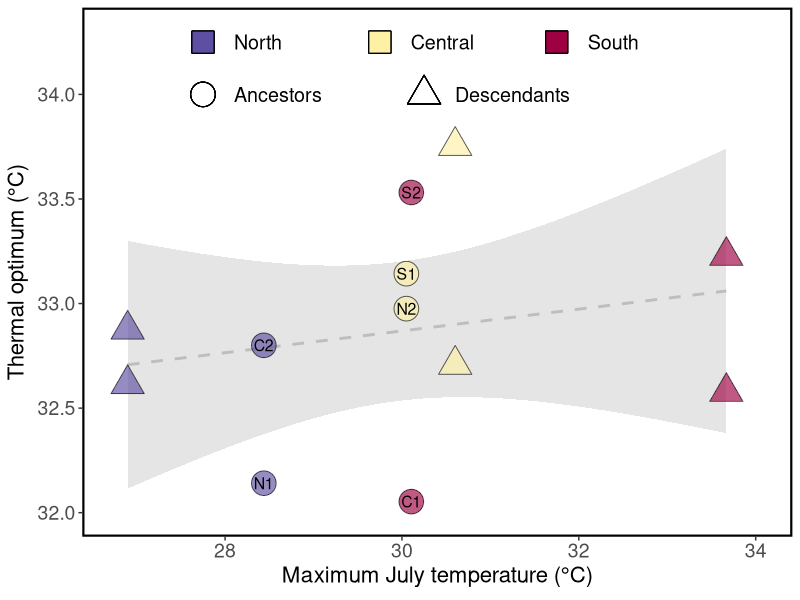
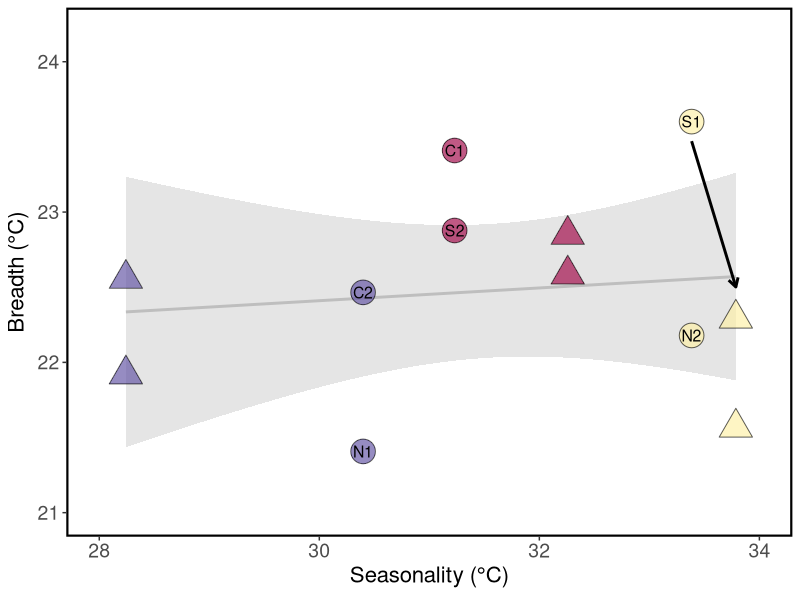
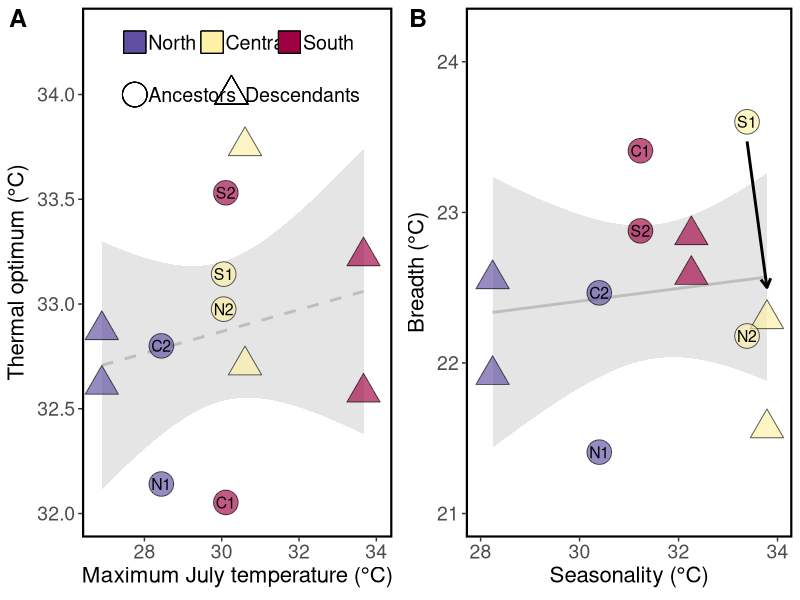
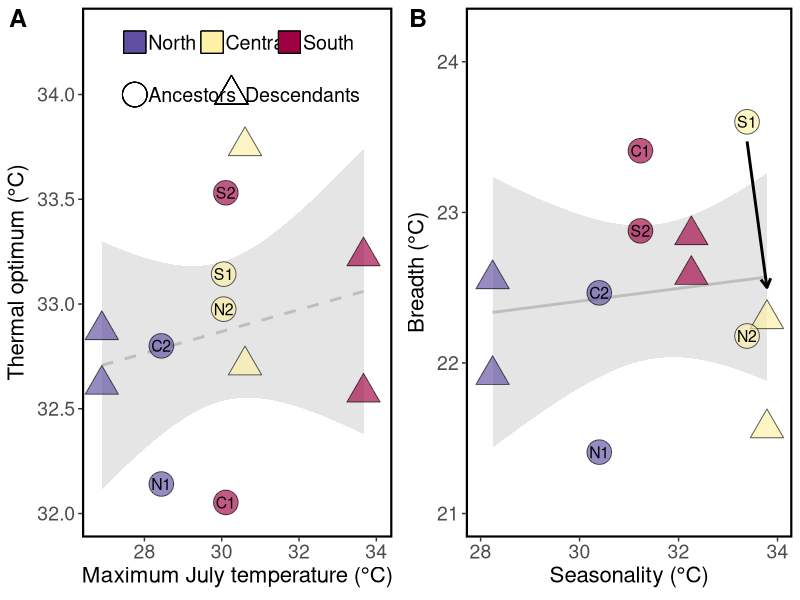

The R script that drew these images, in order:

#### PROJECT: Mimulus cardinalis TPC project
#### PURPOSE: Determine if TPC parameters are 
####          correlated with climatic data 
#### AUTHOR: Rachel Wooliver
#### DATE LAST MODIFIED: 2020-05-12 by rcw


###########################
# load packages and specify settings
###########################
library(ggplot2)
library(tidyverse)
theme_set(theme_bw())


###########################
# read in the data
###########################
popBayes_params <- read.csv("Analysis output/group_mean_params_av_zinf.csv") # these are the parameters for the group-level Bayes model of family-averaged data
avJMT <- read.csv("Processed data/average JMT by pop.csv") # population-averaged july max temp with recent anomalies
avS <- read.csv("Processed data/average seasonality by pop.csv") # population-averaged seasonality with recent anomalies



###########################
# add JMT and seasonality means and mean anomalies to tpc parameter dataset
###########################
pop_params <- popBayes_params
pop_params$meanJMT <- rep(avJMT$meanJMT, 2)
pop_params$devJMT <- rep(avJMT$avDevJMT, 2)
pop_params$meanS <- rep(avS$meanS, 2)
pop_params$devS <- rep(avS$avDevS, 2)


###########################
# add region and redo region, year, and population columns as factors
###########################
pop_params$reg <- rep(rep(c("N", "C", "S"), each=2),2)
pop_params$reg <- as.factor(pop_params$reg)
pop_params$reg <- factor(pop_params$reg, levels(pop_params$reg)[c(2,1,3)])
pop_params$year <- as.factor(pop_params$year)
pop_params$Pop <- as.factor(pop_params$Pop)
pop_params$Pop <- factor(pop_params$Pop, levels(pop_params$Pop)[rev(c(3,4,1,2,5,6))])


###########################
# shapes for years
# 2010=circle, 2017=triangle
###########################
shapes <- c(21,24)


###########################
# create datasets by year
###########################
dat2010 <- pop_params[which(pop_params$year==2010),]
dat2017 <- pop_params[which(pop_params$year==2017),]







##################################################################
##### Fig 3 of TPC manuscript
##################################################################
palpha <- 0.65 # alpha of points
psize <- 8 # size of points
tsize <- 4 # size of population text
############################
# is topt related to historical July max temps? 
# test of divergence across space
############################

# model of topt across historical July max temps
# no effects of JMT, year, or their interaction
mod <- lm(maximaBT~meanJMT*year, data=pop_params)
anova(mod)
shapiro.test(residuals(mod)) # normally distributed residuals

# remove year from model
mod <- lm(maximaBT~meanJMT, data=pop_params)
anova(mod) # df=1,10; ss=0.47142 ; msq=0.47142  ;  f=1.9989 ; p=0.1878
round(summary(mod)$adj.r.squared,digits=3) # rsqadj=0.083
round(as.data.frame(summary(mod)$coefficients)$Estimate[2],digits=3) # b=0.095
shapiro.test(residuals(mod)) # normally distributed residuals

# remove temp from model
mod <- lm(maximaBT~year, data=pop_params)
anova(mod) # df=1,10; ss=0.10335; msq=0.10335;  f=0.379; p=0.5519
round(summary(mod)$adj.r.squared,digits=3) # rsqadj=-0.06
round(as.data.frame(summary(mod)$coefficients)$Estimate[2],digits=3) # b=0.186
shapiro.test(residuals(mod)) # normally distributed residuals



# plot
plot1Bayes <- ggplot(dat2010, aes(x=meanJMT, y=maximaBT)) + 
  geom_smooth(data=pop_params, method="lm", se=T, color="gray", fill="gray", size=1, alpha=0.4, linetype=2) + 
  geom_point(data=dat2017, aes(fill=reg), shape=shapes[2], color="black", size=psize, alpha=palpha) +
  geom_point(aes(fill=reg, shape=year), color="black", size=psize, alpha=palpha) + 
  guides(size = FALSE, fill=FALSE, shape=FALSE) +
  scale_fill_manual(values=c("#5E4FA2", "#FEF0A5", "#9E0142")) +
  scale_shape_manual(values=c(shapes)[1]) +
  labs(y=expression(paste("Thermal optimum (°C)")),
       x=expression(paste("Maximum July temperature (°C)"))) +
  annotate("text", label = c("North", "Central", "South"), y = 34.25, x = c(28.1,30.1,32.1), size = 5, colour = "black", hjust = 0) +
  geom_point(aes(y=34.25, x=27.75), shape=22, size=8, fill="#5E4FA2") +
  geom_point(aes(y=34.25, x=29.75), shape=22, size=8, fill="#FEF0A5") +
  geom_point(aes(y=34.25, x=31.75), shape=22, size=8, fill="#9E0142") +
  annotate("text", label = c("Ancestors", "Descendants"), y = 34, x = c(28.1,30.6), size = 5, colour = "black", hjust = 0) +
  geom_point(aes(y=34, x=27.75), shape=shapes[1], size=8) +
  geom_point(aes(y=34, x=30.25), shape=shapes[2], size=8) +
  xlim(c(26.75,34.05)) + ylim(c(32,34.3)) +
  theme_bw() +
  theme(axis.text=element_text(size=14), axis.title=element_text(size=16),
        legend.position = "none", panel.border = element_rect(colour = "black", fill=NA, size=1.5),
        strip.background = element_rect(colour=NA, fill=NA),
        strip.text.x = element_text(size=20, face="bold"),
        panel.grid.major = element_blank(), panel.grid.minor = element_blank()) +
  annotate("text", label = c("N1", "N2", "C1", "C2", "S1", "S2"), y = dat2010$maximaBT, x = dat2010$meanJMT, size = tsize, colour = "black")
  
  
  plot1Bayes
  
  
  


############################
# is B50 related to seasonality? 
# test of divergence across space
############################

# model of B50 across seasonality
# B50 increases with seasonality
# no effect of year or interaction between seasonality and year
mod <- lm(B50~meanS*year, data=pop_params)
anova(mod) 

# remove cohort
mod <- lm(B50~meanS, data=pop_params)
anova(mod) # df=1,10; ss=1.6625 ; msq=1.6625  ;  f=5.1997  ; p=0.04576
round(summary(mod)$adj.r.squared,digits=3) # rsqadj=0.276
round(as.data.frame(summary(mod)$coefficients)$Estimate[2],digits=3) # b=0.198
shapiro.test(residuals(mod)) # normally distributed residuals

# remove seasonality
mod <- lm(B50~year, data=pop_params)
anova(mod) # df=1,10; ss=0.3851  ; msq=0.3851    ;  f=0.8607   ; p=0.3754
round(summary(mod)$adj.r.squared,digits=3) # rsqadj= -0.013
round(as.data.frame(summary(mod)$coefficients)$Estimate[2],digits=3) # b= -0.358
shapiro.test(residuals(mod)) # normally distributed residuals


# plot
arrs <- data.frame(x=dat2010$meanS,
                   xend=dat2017$meanS,
                   y=dat2010$B50 + c(0,0,0,0,-0.13,0),
                   yend=dat2017$B50 + c(0,0,0,0,0.21,0))

plot2bBayes <- ggplot(dat2010, aes(x=meanS, y=B50)) + 
  geom_smooth(data=pop_params, method="lm", se=T, color="gray", fill="gray", size=1, alpha=0.4, linetype=1) +
  geom_point(data=dat2017, aes(fill=reg), shape=shapes[2], color="black", size=psize, alpha=palpha) +
  geom_segment(data = arrs[5,], aes(x=x, xend=xend, y=y, yend=yend), size = 1, color="black",
               arrow = arrow(length = unit(0.25, "cm"))) +
  xlim(c(28,34)) +
  ylim(c(21,24.2)) +
  geom_point(aes(fill=reg, shape=year), color="black", size=psize, alpha=palpha) + 
  guides(size = FALSE, fill=FALSE, shape=FALSE) +
  scale_fill_manual(values=c("#5E4FA2", "#FEF0A5", "#9E0142")) +
  scale_shape_manual(values=c(shapes)[1]) +
  labs(y=expression(paste("Breadth (°C)")),
       x=expression(paste("Seasonality (°C)"))) +
  theme(axis.text=element_text(size=14),
        axis.title.y=element_text(size=16),
        axis.title.x = element_text(size=16),
        #axis.text.y=element_blank(),
        legend.position = "none", 
        panel.border = element_rect(colour = "black", fill=NA, size=1.5),
        strip.background = element_rect(colour=NA, fill=NA),
        strip.text.x = element_text(size=20, face="bold"),
        panel.grid.major = element_blank(), 
        panel.grid.minor = element_blank()) +
  annotate("text", label = c("N1", "N2", "C1", "C2", "S1", "S2"), y = dat2010$B50, x = dat2010$meanS, size = tsize, colour = "black")


plot2bBayes





# plot climate vs. tpc parameter regressions 
# export tpc plot
ggsave("Figures/Figure 4_zinf.png", 
       ggpubr::ggarrange(plot1Bayes, plot2bBayes, ncol=2, nrow=1, labels = c("A","B"), font.label = list(size=18)), 
       height=4.5, width=10, dpi=600)

figure <- ggpubr::ggarrange(plot1Bayes, plot2bBayes, ncol=2, nrow=1, labels = c("A","B"), font.label = list(size=18))
pdf("Figures/Figure 4_zinf.pdf", height=4.5, width=10)
figure
dev.off()


